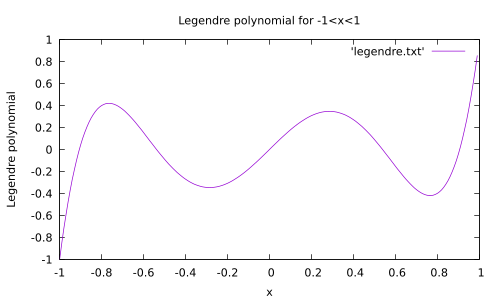

This figure's gnuplot source:
set xlabel 'x'
set ylabel 'Legendre polynomial'
set title 'Legendre polynomial for -1<x<1'
set term pdf
set out "legendre.pdf"
plot 'legendre.txt' w l
